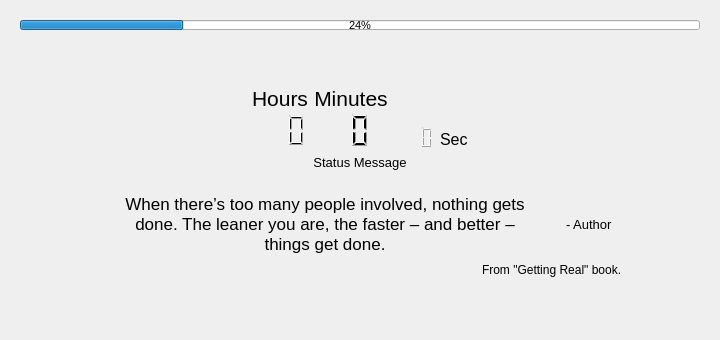
         <widget class="QWidget" name="Page_main">
          <layout class="QVBoxLayout" name="verticalLayout_9">
           <item>
            <widget class="QFrame" name="Frame_progress">
             <property name="minimumSize">
              <size>
               <width>0</width>
               <height>0</height>
              </size>
             </property>
             <property name="maximumSize">
              <size>
               <width>16777215</width>
               <height>20</height>
              </size>
             </property>
             <property name="frameShape">
              <enum>QFrame::NoFrame</enum>
             </property>
             <property name="frameShadow">
              <enum>QFrame::Raised</enum>
             </property>
             <layout class="QHBoxLayout" name="horizontalLayout_5">
              <item>
               <widget class="QProgressBar" name="progressBar">
                <property name="minimumSize">
                 <size>
                  <width>0</width>
                  <height>10</height>
                 </size>
                </property>
                <property name="maximumSize">
                 <size>
                  <width>16777215</width>
                  <height>10</height>
                 </size>
                </property>
                <property name="font">
                 <font>
                  <pointsize>8</pointsize>
                 </font>
                </property>
                <property name="autoFillBackground">
                 <bool>false</bool>
                </property>
                <property name="value">
                 <number>24</number>
                </property>
                <property name="alignment">
                 <set>Qt::AlignCenter</set>
                </property>
                <property name="textVisible">
                 <bool>true</bool>
                </property>
                <property name="orientation">
                 <enum>Qt::Horizontal</enum>
                </property>
                <property name="invertedAppearance">
                 <bool>false</bool>
                </property>
                <property name="textDirection">
                 <enum>QProgressBar::BottomToTop</enum>
                </property>
               </widget>
              </item>
             </layout>
            </widget>
           </item>
           <item>
            <spacer name="verticalSpacer_18">
             <property name="orientation">
              <enum>Qt::Vertical</enum>
             </property>
             <property name="sizeType">
              <enum>QSizePolicy::Maximum</enum>
             </property>
             <property name="sizeHint" stdset="0">
              <size>
               <width>20</width>
               <height>40</height>
              </size>
             </property>
            </spacer>
           </item>
           <item>
            <widget class="QFrame" name="Frame_timer">
             <property name="sizePolicy">
              <sizepolicy hsizetype="Preferred" vsizetype="MinimumExpanding">
               <horstretch>0</horstretch>
               <verstretch>0</verstretch>
              </sizepolicy>
             </property>
             <property name="frameShape">
              <enum>QFrame::NoFrame</enum>
             </property>
             <property name="frameShadow">
              <enum>QFrame::Sunken</enum>
             </property>
             <property name="lineWidth">
              <number>0</number>
             </property>
             <layout class="QHBoxLayout" name="horizontalLayout_17">
              <item>
               <spacer name="horizontalSpacer_7">
                <property name="orientation">
                 <enum>Qt::Horizontal</enum>
                </property>
                <property name="sizeType">
                 <enum>QSizePolicy::Preferred</enum>
                </property>
                <property name="sizeHint" stdset="0">
                 <size>
                  <width>232</width>
                  <height>20</height>
                 </size>
                </property>
               </spacer>
              </item>
              <item>
               <layout class="QVBoxLayout" name="verticalLayout_18">
                <property name="leftMargin">
                 <number>0</number>
                </property>
                <item>
                 <layout class="QHBoxLayout" name="horizontalLayout_3">
                  <property name="spacing">
                   <number>6</number>
                  </property>
                  <item>
                   <layout class="QVBoxLayout" name="verticalLayout_3">
                    <property name="spacing">
                     <number>0</number>
                    </property>
                    <item>
                     <widget class="QLabel" name="hoursLabel">
                      <property name="font">
                       <font>
                        <pointsize>16</pointsize>
                        <weight>50</weight>
                        <bold>false</bold>
                       </font>
                      </property>
                      <property name="text">
                       <string>Hours</string>
                      </property>
                      <property name="alignment">
                       <set>Qt::AlignCenter</set>
                      </property>
                     </widget>
                    </item>
                    <item>
                     <widget class="QLCDNumber" name="hourLCDNumber">
                      <property name="sizePolicy">
                       <sizepolicy hsizetype="Expanding" vsizetype="Expanding">
                        <horstretch>0</horstretch>
                        <verstretch>0</verstretch>
                       </sizepolicy>
                      </property>
                      <property name="frameShape">
                       <enum>QFrame::NoFrame</enum>
                      </property>
                      <property name="frameShadow">
                       <enum>QFrame::Plain</enum>
                      </property>
                      <property name="midLineWidth">
                       <number>0</number>
                      </property>
                      <property name="smallDecimalPoint">
                       <bool>false</bool>
                      </property>
                      <property name="numDigits">
                       <number>3</number>
                      </property>
                      <property name="digitCount">
                       <number>3</number>
                      </property>
                     </widget>
                    </item>
                   </layout>
                  </item>
                  <item>
                   <layout class="QVBoxLayout" name="verticalLayout_2">
                    <property name="spacing">
                     <number>0</number>
                    </property>
                    <item>
                     <widget class="QLabel" name="minutesLabel">
                      <property name="font">
                       <font>
                        <pointsize>16</pointsize>
                        <weight>50</weight>
                        <bold>false</bold>
                        <underline>false</underline>
                        <strikeout>false</strikeout>
                       </font>
                      </property>
                      <property name="text">
                       <string>Minutes</string>
                      </property>
                      <property name="alignment">
                       <set>Qt::AlignCenter</set>
                      </property>
                     </widget>
                    </item>
                    <item>
                     <widget class="QLCDNumber" name="minutesLCDNumber">
                      <property name="sizePolicy">
                       <sizepolicy hsizetype="Expanding" vsizetype="Expanding">
                        <horstretch>0</horstretch>
                        <verstretch>0</verstretch>
                       </sizepolicy>
                      </property>
                      <property name="frameShape">
                       <enum>QFrame::NoFrame</enum>
                      </property>
                      <property name="frameShadow">
                       <enum>QFrame::Plain</enum>
                      </property>
                      <property name="midLineWidth">
                       <number>0</number>
                      </property>
                      <property name="smallDecimalPoint">
                       <bool>false</bool>
                      </property>
                      <property name="numDigits">
                       <number>2</number>
                      </property>
                      <property name="digitCount">
                       <number>2</number>
                      </property>
                     </widget>
                    </item>
                   </layout>
                  </item>
                  <item>
                   <layout class="QVBoxLayout" name="verticalLayout">
                    <property name="spacing">
                     <number>0</number>
                    </property>
                    <item>
                     <spacer name="verticalSpacer">
                      <property name="orientation">
                       <enum>Qt::Vertical</enum>
                      </property>
                      <property name="sizeHint" stdset="0">
                       <size>
                        <width>20</width>
                        <height>40</height>
                       </size>
                      </property>
                     </spacer>
                    </item>
                    <item>
                     <layout class="QHBoxLayout" name="horizontalLayout_2">
                      <property name="spacing">
                       <number>0</number>
                      </property>
                      <item>
                       <widget class="QLCDNumber" name="secondsLCDNumber">
                        <property name="sizePolicy">
                         <sizepolicy hsizetype="Expanding" vsizetype="Expanding">
                          <horstretch>0</horstretch>
                          <verstretch>0</verstretch>
                         </sizepolicy>
                        </property>
                        <property name="minimumSize">
                         <size>
                          <width>46</width>
                          <height>23</height>
                         </size>
                        </property>
                        <property name="font">
                         <font>
                          <pointsize>8</pointsize>
                         </font>
                        </property>
                        <property name="autoFillBackground">
                         <bool>false</bool>
                        </property>
                        <property name="frameShape">
                         <enum>QFrame::NoFrame</enum>
                        </property>
                        <property name="frameShadow">
                         <enum>QFrame::Plain</enum>
                        </property>
                        <property name="lineWidth">
                         <number>1</number>
                        </property>
                        <property name="midLineWidth">
                         <number>0</number>
                        </property>
                        <property name="smallDecimalPoint">
                         <bool>false</bool>
                        </property>
                        <property name="numDigits">
                         <number>3</number>
                        </property>
                        <property name="digitCount">
                         <number>3</number>
                        </property>
                        <property name="segmentStyle">
                         <enum>QLCDNumber::Filled</enum>
                        </property>
                        <property name="intValue" stdset="0">
                         <number>0</number>
                        </property>
                       </widget>
                      </item>
                      <item>
                       <widget class="QLabel" name="secLabel">
                        <property name="sizePolicy">
                         <sizepolicy hsizetype="Preferred" vsizetype="Preferred">
                          <horstretch>0</horstretch>
                          <verstretch>0</verstretch>
                         </sizepolicy>
                        </property>
                        <property name="font">
                         <font>
                          <pointsize>12</pointsize>
                         </font>
                        </property>
                        <property name="text">
                         <string>Sec</string>
                        </property>
                        <property name="alignment">
                         <set>Qt::AlignBottom|Qt::AlignLeading|Qt::AlignLeft</set>
                        </property>
                       </widget>
                      </item>
                     </layout>
                    </item>
                   </layout>
                  </item>
                 </layout>
                </item>
                <item>
                 <widget class="QLabel" name="statusMessageLabel">
                  <property name="sizePolicy">
                   <sizepolicy hsizetype="Expanding" vsizetype="MinimumExpanding">
                    <horstretch>0</horstretch>
                    <verstretch>0</verstretch>
                   </sizepolicy>
                  </property>
                  <property name="font">
                   <font>
                    <pointsize>10</pointsize>
                   </font>
                  </property>
                  <property name="text">
                   <string>Status Message</string>
                  </property>
                  <property name="alignment">
                   <set>Qt::AlignCenter</set>
                  </property>
                  <property name="margin">
                   <number>5</number>
                  </property>
                 </widget>
                </item>
               </layout>
              </item>
              <item>
               <spacer name="horizontalSpacer_6">
                <property name="orientation">
                 <enum>Qt::Horizontal</enum>
                </property>
                <property name="sizeType">
                 <enum>QSizePolicy::Preferred</enum>
                </property>
                <property name="sizeHint" stdset="0">
                 <size>
                  <width>232</width>
                  <height>20</height>
                 </size>
                </property>
               </spacer>
              </item>
             </layout>
            </widget>
           </item>
           <item>
            <layout class="QHBoxLayout" name="Frame_quotes">
             <property name="topMargin">
              <number>0</number>
             </property>
             <item>
              <spacer name="horizontalSpacer_5">
               <property name="orientation">
                <enum>Qt::Horizontal</enum>
               </property>
               <property name="sizeHint" stdset="0">
                <size>
                 <width>40</width>
                 <height>20</height>
                </size>
               </property>
              </spacer>
             </item>
             <item>
              <widget class="QFrame" name="frame_6">
               <property name="sizePolicy">
                <sizepolicy hsizetype="Maximum" vsizetype="Maximum">
                 <horstretch>0</horstretch>
                 <verstretch>0</verstretch>
                </sizepolicy>
               </property>
               <property name="maximumSize">
                <size>
                 <width>16777215</width>
                 <height>150</height>
                </size>
               </property>
               <property name="frameShape">
                <enum>QFrame::NoFrame</enum>
               </property>
               <property name="frameShadow">
                <enum>QFrame::Raised</enum>
               </property>
               <layout class="QVBoxLayout" name="verticalLayout_6">
                <item>
                 <layout class="QHBoxLayout" name="horizontalLayout_6">
                  <item>
                   <widget class="QFrame" name="frame_2">
                    <property name="maximumSize">
                     <size>
                      <width>16777215</width>
                      <height>97</height>
                     </size>
                    </property>
                    <property name="frameShape">
                     <enum>QFrame::NoFrame</enum>
                    </property>
                    <property name="frameShadow">
                     <enum>QFrame::Raised</enum>
                    </property>
                    <layout class="QVBoxLayout" name="verticalLayout_4">
                     <property name="spacing">
                      <number>0</number>
                     </property>
                     <property name="margin">
                      <number>0</number>
                     </property>
                     <item>
                      <widget class="QLabel" name="label_3">
                       <property name="maximumSize">
                        <size>
                         <width>37</width>
                         <height>28</height>
                        </size>
                       </property>
                       <property name="text">
                        <string/>
                       </property>
                       <property name="pixmap">
                        <pixmap resource="resources.qrc">:/images/quote1.png</pixmap>
                       </property>
                       <property name="scaledContents">
                        <bool>true</bool>
                       </property>
                      </widget>
                     </item>
                     <item>
                      <spacer name="verticalSpacer_2">
                       <property name="orientation">
                        <enum>Qt::Vertical</enum>
                       </property>
                       <property name="sizeHint" stdset="0">
                        <size>
                         <width>20</width>
                         <height>33</height>
                        </size>
                       </property>
                      </spacer>
                     </item>
                    </layout>
                   </widget>
                  </item>
                  <item>
                   <widget class="QLabel" name="quoteLabel">
                    <property name="sizePolicy">
                     <sizepolicy hsizetype="Minimum" vsizetype="Minimum">
                      <horstretch>0</horstretch>
                      <verstretch>0</verstretch>
                     </sizepolicy>
                    </property>
                    <property name="font">
                     <font>
                      <pointsize>13</pointsize>
                     </font>
                    </property>
                    <property name="autoFillBackground">
                     <bool>false</bool>
                    </property>
                    <property name="lineWidth">
                     <number>1</number>
                    </property>
                    <property name="text">
                     <string>When there’s too many people involved, nothing gets done. The leaner you are, the faster – and better – things get done.</string>
                    </property>
                    <property name="textFormat">
                     <enum>Qt::PlainText</enum>
                    </property>
                    <property name="scaledContents">
                     <bool>true</bool>
                    </property>
                    <property name="alignment">
                     <set>Qt::AlignCenter</set>
                    </property>
                    <property name="wordWrap">
                     <bool>true</bool>
                    </property>
                    <property name="margin">
                     <number>0</number>
                    </property>
                    <property name="indent">
                     <number>0</number>
                    </property>
                    <property name="textInteractionFlags">
                     <set>Qt::LinksAccessibleByMouse</set>
                    </property>
                   </widget>
                  </item>
                  <item>
                   <widget class="QFrame" name="frame_3">
                    <property name="maximumSize">
                     <size>
                      <width>16777215</width>
                      <height>97</height>
                     </size>
                    </property>
                    <property name="frameShape">
                     <enum>QFrame::NoFrame</enum>
                    </property>
                    <property name="frameShadow">
                     <enum>QFrame::Raised</enum>
                    </property>
                    <layout class="QVBoxLayout" name="verticalLayout_5">
                     <property name="spacing">
                      <number>0</number>
                     </property>
                     <property name="margin">
                      <number>0</number>
                     </property>
                     <item>
                      <spacer name="verticalSpacer_3">
                       <property name="orientation">
                        <enum>Qt::Vertical</enum>
                       </property>
                       <property name="sizeHint" stdset="0">
                        <size>
                         <width>20</width>
                         <height>33</height>
                        </size>
                       </property>
                      </spacer>
                     </item>
                     <item>
                      <widget class="QLabel" name="label_4">
                       <property name="maximumSize">
                        <size>
                         <width>37</width>
                         <height>28</height>
                        </size>
                       </property>
                       <property name="text">
                        <string/>
                       </property>
                       <property name="pixmap">
                        <pixmap resource="resources.qrc">:/images/quote2.png</pixmap>
                       </property>
                       <property name="scaledContents">
                        <bool>true</bool>
                       </property>
                      </widget>
                     </item>
                    </layout>
                   </widget>
                  </item>
                  <item>
                   <widget class="QFrame" name="frame_4">
                    <property name="frameShape">
                     <enum>QFrame::NoFrame</enum>
                    </property>
                    <property name="frameShadow">
                     <enum>QFrame::Raised</enum>
                    </property>
                    <layout class="QHBoxLayout" name="horizontalLayout_8">
                     <item>
                      <widget class="QLabel" name="authorLabel">
                       <property name="font">
                        <font>
                         <pointsize>10</pointsize>
                        </font>
                       </property>
                       <property name="text">
                        <string>- Author</string>
                       </property>
                      </widget>
                     </item>
                    </layout>
                   </widget>
                  </item>
                 </layout>
                </item>
                <item>
                 <layout class="QHBoxLayout" name="horizontalLayout_7">
                  <item>
                   <spacer name="horizontalSpacer">
                    <property name="orientation">
                     <enum>Qt::Horizontal</enum>
                    </property>
                    <property name="sizeHint" stdset="0">
                     <size>
                      <width>40</width>
                      <height>20</height>
                     </size>
                    </property>
                   </spacer>
                  </item>
                  <item>
                   <widget class="QLabel" name="grBookLabel">
                    <property name="text">
                     <string>From &quot;Getting Real&quot; book.</string>
                    </property>
                   </widget>
                  </item>
                 </layout>
                </item>
                <item>
                 <spacer name="verticalSpacer_4">
                  <property name="orientation">
                   <enum>Qt::Vertical</enum>
                  </property>
                  <property name="sizeHint" stdset="0">
                   <size>
                    <width>20</width>
                    <height>40</height>
                   </size>
                  </property>
                 </spacer>
                </item>
               </layout>
              </widget>
             </item>
             <item>
              <spacer name="horizontalSpacer_4">
               <property name="orientation">
                <enum>Qt::Horizontal</enum>
               </property>
               <property name="sizeHint" stdset="0">
                <size>
                 <width>40</width>
                 <height>20</height>
                </size>
               </property>
              </spacer>
             </item>
            </layout>
           </item>
          </layout>
         </widget>
